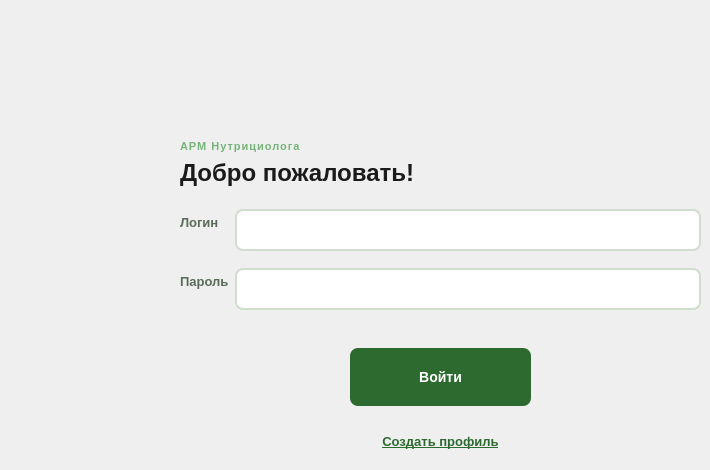
      <widget class="QWidget" name="page">
       <widget class="QWidget" name="gridLayoutWidget">
        <property name="geometry">
         <rect>
          <x>350</x>
          <y>340</y>
          <width>181</width>
          <height>121</height>
         </rect>
        </property>
        <layout class="QGridLayout" name="gridLayout">
         <item row="0" column="0">
          <widget class="QPushButton" name="userTextBtn">
           <property name="styleSheet">
            <string notr="true">QPushButton {
    background-color: #2D6A30;
    color: #FFFFFF;
    border: none;
    border-radius: 8px;
    padding: 10px 28px;
    font-family: &quot;Segoe UI&quot;, Arial, sans-serif;
    font-size: 14px;
    font-weight: 700;
    min-width: 110px;
    min-height: 38px;
}
QPushButton:hover {
    background-color: #245727;
}
QPushButton:pressed {
    background-color: #1A4020;
}
QPushButton:disabled {
    background-color: #B8CFB8;
    color: #FFFFFF;
}</string>
           </property>
           <property name="text">
            <string>Войти</string>
           </property>
          </widget>
         </item>
         <item row="1" column="0">
          <spacer name="horizontalSpacer_4">
           <property name="orientation">
            <enum>Qt::Orientation::Horizontal</enum>
           </property>
           <property name="sizeHint" stdset="0">
            <size>
             <width>40</width>
             <height>10</height>
            </size>
           </property>
          </spacer>
         </item>
         <item row="2" column="0">
          <widget class="QPushButton" name="makeAccB">
           <property name="font">
            <font>
             <family>Segoe UI</family>
             <pointsize>-1</pointsize>
             <underline>true</underline>
             <strikeout>false</strikeout>
             <fontweight>DemiBold</fontweight>
            </font>
           </property>
           <property name="styleSheet">
            <string notr="true">QPushButton {
    background-color: transparent;
    color: #2D6A30;
    border: none;
    padding: 4px 4px;
    font-size: 13px;
    font-weight: 600;
    min-width: 0;
    min-height: 0;
    text-decoration: underline;
}</string>
           </property>
           <property name="text">
            <string>Создать профиль</string>
           </property>
          </widget>
         </item>
        </layout>
       </widget>
       <widget class="QWidget" name="formLayoutWidget">
        <property name="geometry">
         <rect>
          <x>180</x>
          <y>140</y>
          <width>521</width>
          <height>182</height>
         </rect>
        </property>
        <layout class="QFormLayout" name="formLayout_3">
         <item row="0" column="0" colspan="2">
          <widget class="QLabel" name="appName">
           <property name="styleSheet">
            <string notr="true">QLabel {
    color: #76B47A;
    font-size: 11px;
    font-weight: 600;
    letter-spacing: 1px;
    background-color: transparent;
    qproperty-alignment: AlignHCenter;
}</string>
           </property>
           <property name="text">
            <string>АРМ Нутрициолога</string>
           </property>
          </widget>
         </item>
         <item row="1" column="0" colspan="2">
          <widget class="QLabel" name="welcome">
           <property name="styleSheet">
            <string notr="true">QLabel {
    color: #1A1A1A;
    font-size: 24px;
    font-weight: 700;
    background-color: transparent;
    qproperty-alignment: AlignHCenter;
}</string>
           </property>
           <property name="text">
            <string>Добро пожаловать!</string>
           </property>
          </widget>
         </item>
         <item row="2" column="0" colspan="2">
          <spacer name="horizontalSpacer_7">
           <property name="orientation">
            <enum>Qt::Orientation::Horizontal</enum>
           </property>
           <property name="sizeHint" stdset="0">
            <size>
             <width>40</width>
             <height>10</height>
            </size>
           </property>
          </spacer>
         </item>
         <item row="3" column="0" colspan="2">
          <layout class="QFormLayout" name="formLayout">
           <item row="0" column="0">
            <widget class="QLabel" name="loginlabel">
             <property name="styleSheet">
              <string notr="true">QLabel {
    color: #5A6B5A;
    font-size: 13px;
    font-weight: 600;
    background-color: transparent;
}</string>
             </property>
             <property name="text">
              <string>Логин</string>
             </property>
            </widget>
           </item>
           <item row="0" column="1">
            <widget class="QLineEdit" name="loginLineEdit">
             <property name="styleSheet">
              <string notr="true">QLineEdit {
    background-color: #FFFFFF;
    border: 1.5px solid #D0DECE;
    border-radius: 8px;
    padding: 9px 12px;
    font-family: &quot;Segoe UI&quot;, Arial, sans-serif;
    font-size: 14px;
    color: #1A1A1A;
    min-height: 20px;
    selection-background-color: #76B47A;
    selection-color: #FFFFFF;
}

QLineEdit:focus {
    border: 1.5px solid #2D6A30;
    background-color: #FAFCF9;
}

QLineEdit:disabled {
    background-color: #EEF2EE;
    color: #A0B0A0;
    border-color: #E4EBE2;
}</string>
             </property>
            </widget>
           </item>
           <item row="1" column="1">
            <spacer name="horizontalSpacer">
             <property name="orientation">
              <enum>Qt::Orientation::Horizontal</enum>
             </property>
             <property name="sizeHint" stdset="0">
              <size>
               <width>30</width>
               <height>5</height>
              </size>
             </property>
            </spacer>
           </item>
           <item row="2" column="0">
            <widget class="QLabel" name="passwordlabel">
             <property name="styleSheet">
              <string notr="true">QLabel {
    color: #5A6B5A;
    font-size: 13px;
    font-weight: 600;
    background-color: transparent;
}</string>
             </property>
             <property name="text">
              <string>Пароль</string>
             </property>
            </widget>
           </item>
           <item row="2" column="1">
            <widget class="QLineEdit" name="passwordLineEdit">
             <property name="styleSheet">
              <string notr="true">QLineEdit {
    background-color: #FFFFFF;
    border: 1.5px solid #D0DECE;
    border-radius: 8px;
    padding: 9px 12px;
    font-family: &quot;Segoe UI&quot;, Arial, sans-serif;
    font-size: 14px;
    color: #1A1A1A;
    min-height: 20px;
    selection-background-color: #76B47A;
    selection-color: #FFFFFF;
}

QLineEdit:focus {
    border: 1.5px solid #2D6A30;
    background-color: #FAFCF9;
}

QLineEdit:disabled {
    background-color: #EEF2EE;
    color: #A0B0A0;
    border-color: #E4EBE2;
}</string>
             </property>
            </widget>
           </item>
          </layout>
         </item>
        </layout>
       </widget>
      </widget>
